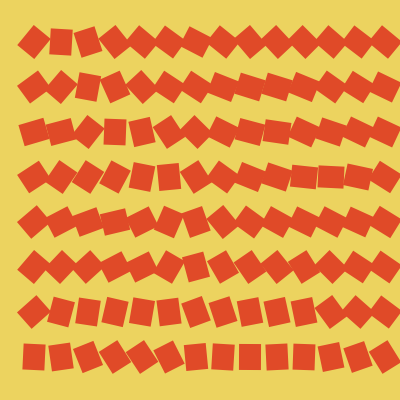
Frame 1 (no input)
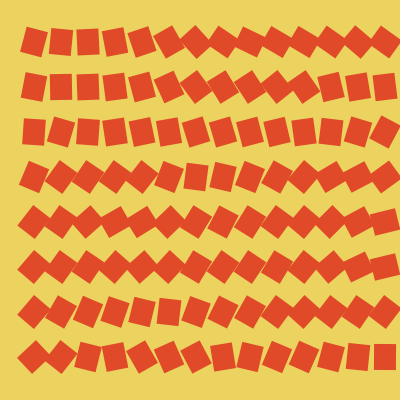
Frame 60 (the mouse pressed at the canvas centre just before this capture)
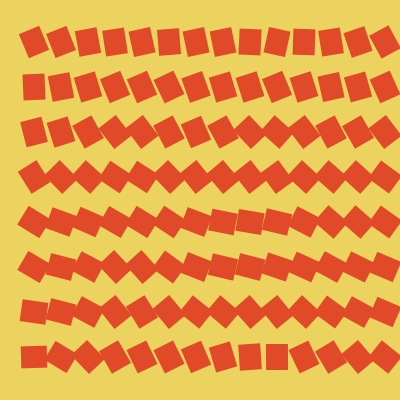
Frame 120 (the mouse held since frame 60 and released just before this capture)

The Processing sketch that drew these frames (run headless with seeded random() and noise(); from frame 60 on, the mouse is pressed at the canvas centre):

// Processing sketch: sketch_129
// ── sketch_129.pde
void setup() {
  size(400, 400);
  noStroke();
  rectMode(CENTER);
}
void draw() {
  fill(224, 74, 40);
  background(236, 211, 95);

  for(int y=42; y<height; y+=45) {

    for(int x=34; x<height; x+=27) {

      resetMatrix();

      translate(x, y);

      rotate(TWO_PI * noise(x/270.5, y/234.6, frameCount / 70.8));

      rect(0, 0, 22, 26);
    }
  }
}
